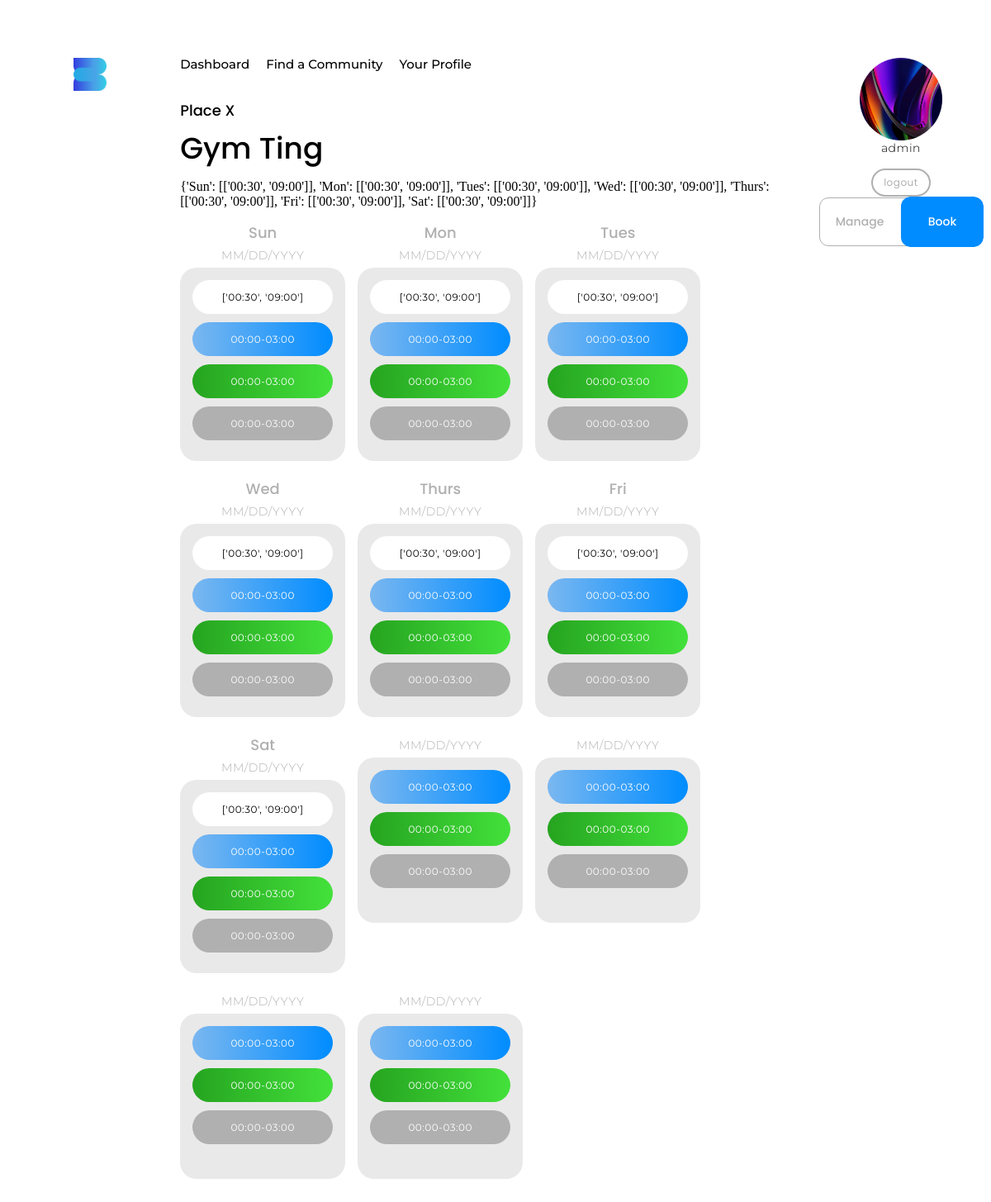
Page /member/amenity/1 (signed in) on the committed database.
### siteApp/models.py (models this page shows, shortened)
class Place(models.Model):
    name = models.CharField(max_length=200, blank=False, unique=True)
    email = models.CharField(max_length=200, blank=True, null=True)
    phone_number = PhoneNumberField(null=True, blank=True, unique=False)
    address = models.ForeignKey(
        "siteApp.Address", null=True, blank=True, on_delete=models.DO_NOTHING)
    capacity = models.IntegerField(null=True, blank=True)
    description = models.TextField(max_length=500, blank=True)
    image = models.ImageField(upload_to='images', null=True, blank=True)
    date_created = models.DateTimeField(auto_now_add=True)
    class Meta:
        ordering = ('date_created',)

class Amenity(models.Model):
    name = models.CharField(max_length=200, blank=False)
    place = models.ForeignKey(
        "siteApp.Place", blank=False, on_delete=models.CASCADE)
    subtitle = models.CharField(max_length=200, blank=True)
    description = models.CharField(max_length=200, blank=True)
    date_created = models.DateTimeField(auto_now_add=True)
    timeslots = models.JSONField(blank=True, null=True)
    image = models.ImageField(upload_to='images', null=True, blank=True)
    class Meta:
        ordering = ('date_created',)

class Profile(models.Model):
    user = models.OneToOneField(
        settings.AUTH_USER_MODEL, null=False, on_delete=models.CASCADE, related_name="profile")
    phone_number = PhoneNumberField(null=True, blank=True, unique=True)
    bio = models.TextField(max_length=200, blank=True)
    image = models.ImageField(upload_to=user_upload_directory_path, null=True, blank=True)
    date_created = models.DateTimeField(auto_now_add=True)
    class Meta:
        ordering = ('date_created',)

### accountsApp/models.py (models this page shows, shortened)
class CustomUser(AbstractUser):
    email = models.EmailField(verbose_name='Email',
                              unique=True, null=False, blank=False)
    username = models.CharField(max_length=20, blank=False, unique=True)
    alias = models.CharField(max_length=40)
    first_name = models.CharField(max_length=30, null=False, blank=False)
    last_name = models.CharField(max_length=30, null=False, blank=False)
    date_created = models.DateTimeField(auto_now_add=True)
    USERNAME_FIELD = 'email'
    REQUIRED_FIELDS = ['username', 'first_name', 'last_name']
    objects = CustomUserManager()

### memberApp/views.py (the view)
# urls.py: path('amenity/<str:pk>', views.amenity_view, name="member-amenity"),
def amenity_view(request, pk):
    amenity = Amenity.objects.get(id=pk)
    jsonTimeslots = amenity.timeslots
    page_title = amenity.name
    page_subtitle = amenity.place.name
    context = {
        'page_title': page_title,
        'page_subtitle': page_subtitle,
        'amenity':amenity,
        'jsonTimeslots':jsonTimeslots,
    }
    template_name = 'memberApp/amenity.html'
    return render(request, template_name, context)

### templates/memberApp/amenity.html (shortened to what this page needs)
{% extends 'base.html' %} {% load static %}
{% block headers %}
<link
    rel="stylesheet"
    type="text/css"
    href="{% static 'css/timeslots.css' %}"
/>
{% endblock headers %}
{% block pageheader %}
<div class="header2 card-shade-grey">{{page_subtitle}}</div>
<div class="header1">{{page_title}}</div>
{% endblock pageheader %}
{% block content %}
<span>{{jsonTimeslots}}</span>
{% include 'components/card.html' with name="container-card style4" jsonTimeslots=jsonTimeslots%}
{% endblock content %}

### templates/base.html (shortened to what this page needs)
{% load static %}
<!DOCTYPE html>
<html lang="en">
<head>
    <link rel="stylesheet" type="text/css" href="{% static 'css/main.css' %}">
    <link rel="stylesheet" type="text/css" href="{% static 'css/components.css' %}">
    {% block headers %} {% endblock headers %}
</head>
<body>
    <div class="platform-base">
        <div class="side-container" id="side-container--left">
            {% block sidecontainer-left %}
                <img src="{% static 'images/Bloom Logo-Transparent-Darker-Blue.png'%}" style="width: 40px; margin-bottom: 20px;" alt="">
            {% endblock sidecontainer-left %}
        </div>
        <div class="main-container">
            {% include 'components/navbar.html' %}
            <div class="main-container__header">
                {% block pageheader %}
                {% endblock pageheader %}
            </div>
            <div class="main-container__grid-container">
                {% block content %}
                {% endblock content %}
            </div>
        </div>
        <div class="side-container" id="side-container--right">
            {% block sidecontainer-right %}
                <img {% if request.user.profile.image %} src="{{ request.user.profile.image.url }}"{% endif %} alt="" style="height: 100px; width: 100px; border-radius: 50%;">
                {% if request.path != "/login" %}
                    <div class="body1">
                        {{request.user.first_name}}
                    </div>
                {% endif %}
                {% include 'components/button-logout.html' with link='logout' text='logout' %}
                {% include 'components/button.html' with name='button site-toggle' state=0 %}
            {% endblock sidecontainer-right %}
        </div>
    </div>
</body>
</html>

### static/css/main.css (style rules this page uses)
* { -webkit-box-sizing: border-box; box-sizing: border-box; }
body { margin: 0; padding: 0; }
.platform-base { width: 100%; height: -webkit-fit-content; height: -moz-fit-content; height: fit-content; min-height: 100vh; display: -webkit-box; display: -ms-flexbox; display: flex; -webkit-box-pack: center; -ms-flex-pack: center; justify-content: center; -webkit-box-align: start; -ms-flex-align: start; align-items: flex-start; }
.side-container { -webkit-box-flex: 2; -ms-flex: 2; flex: 2; height: 100vh; display: -webkit-box; display: -ms-flexbox; display: flex; -webkit-box-orient: vertical; -webkit-box-direction: normal; -ms-flex-direction: column; flex-direction: column; -webkit-box-pack: start; -ms-flex-pack: start; justify-content: flex-start; -webkit-box-align: center; -ms-flex-align: center; align-items: center; padding-top: 70px; }
.side-container > div { margin-bottom: 10px; }
.main-container { z-index: 1; -webkit-box-flex: 7; -ms-flex: 7; flex: 7; height: -webkit-fit-content; height: -moz-fit-content; height: fit-content; min-height: 200vh; padding-top: 70px; display: -webkit-box; display: -ms-flexbox; display: flex; -webkit-box-orient: vertical; -webkit-box-direction: normal; -ms-flex-direction: column; flex-direction: column; -webkit-box-align: start; -ms-flex-align: start; align-items: flex-start; }
.main-container__header { width: 100%; padding: 30px 0 10px 0; }
.main-container__grid-container { height: 100%; min-height: 70vh; width: 100%; }

### static/css/components.css (style rules this page uses)
* { -webkit-box-sizing: border-box; box-sizing: border-box; }
.header1 { width: 100%; font-family: "Poppins"; font-style: normal; font-weight: 500; font-size: 36px; line-height: auto; }
.header2 { width: 100%; font-family: "Poppins"; font-style: normal; font-weight: 500; font-size: 18px; line-height: auto; padding: 5px 0 5px 0; }
.body1 { font-family: "Montserrat"; font-style: normal; font-weight: 300; font-size: 14px; padding: 0 0 6px 0; letter-spacing: 0.5px; }

### rows in the picture
Place: name "Place X"
Amenity: name "Gym Ting", timeslots "{'Sun': [['00:30', '09:00']], 'Mon': [['00:30', '09:00']], 'Tues': [['00:30', '09:00']], 'Wed': [['00:30', '09:00']], 'Thurs': [['00:30', '09:00']], 'Fri': [['00:30', '09:00']], 'Sat': [['00:30', '09:00']]}"
CustomUser: image (picture), user.first_name "admin"

### other values in the picture
{{ day }} "Sun" "Mon" "Tues" "Wed" "Thurs" "Fri" "Sat"
{{ timeslot }} "['00:30', '09:00']" "['00:30', '09:00']" "['00:30', '09:00']" "['00:30', '09:00']" "['00:30', '09:00']" "['00:30', '09:00']" "['00:30', '09:00']"
{{ text }} "logout"
